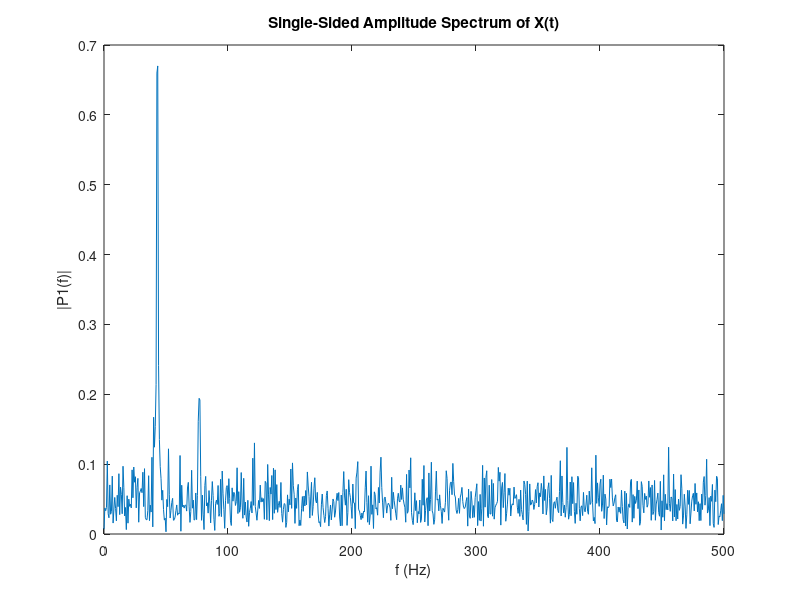

Here is the MATLAB script that generated this plot:
Fs = 1000;            % Sampling frequency                    
T = 1/Fs;             % Sampling period       
L = 1500;             % Length of signal
t = (0:L-1)*T;        % Time vector

S = 0.7*sin(2*pi*77*t) + 2*sin(2*pi*43*t); #Signal containing a 77 Hz sinusoid of amplitude 0.7 and a 43 Hz sinusoid of amplitude 2


X = S + 2 * randn(size(t)); #Add some noise into the signal

Y = fft(X);
P2 = abs(Y/L);
P1 = P2(1:L/2+1);


f = Fs*(0:(L/2))/L;
plot(f,P1) 
title('Single-Sided Amplitude Spectrum of X(t)')
xlabel('f (Hz)')
ylabel('|P1(f)|')

